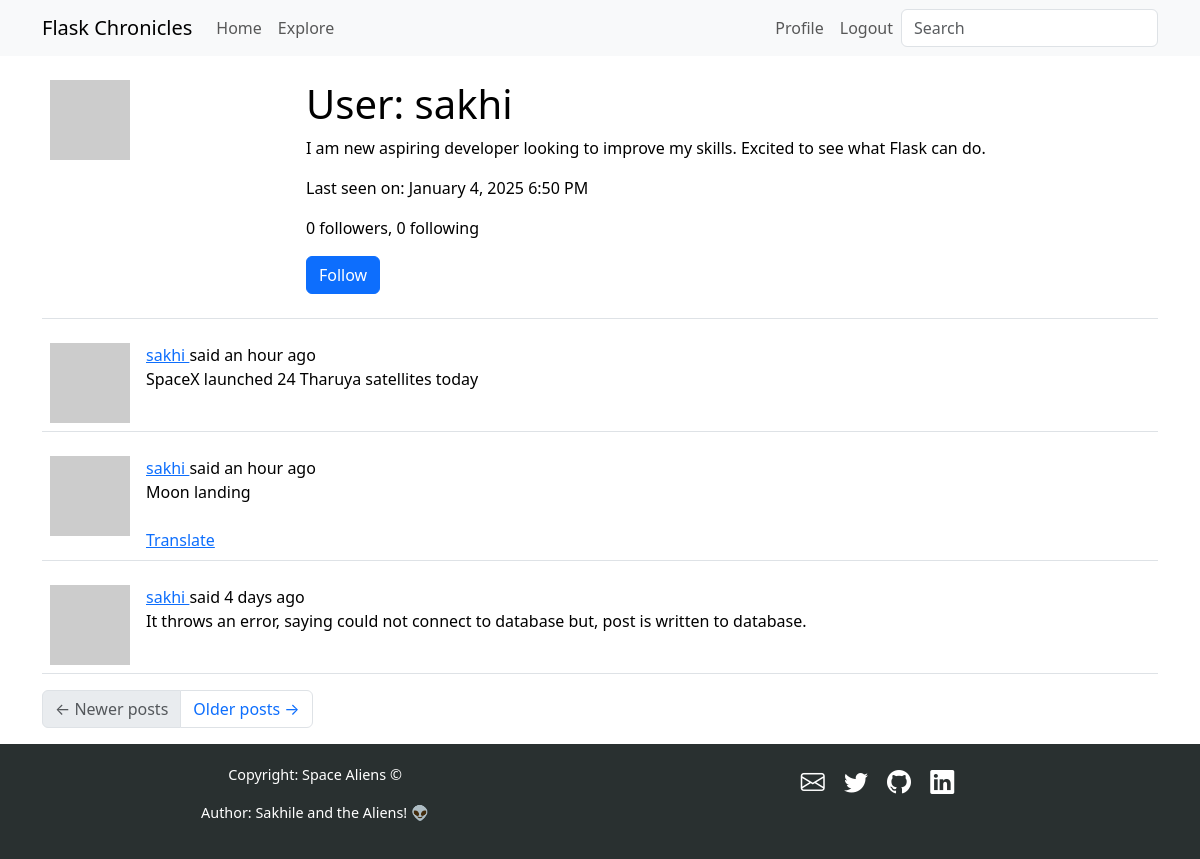
Screenshot of /user/sakhi (signed in) with the database file from the repository.
### app/models.py (models this page shows, shortened)
class User(UserMixin, db.Model):
    id: so.Mapped[int] = so.mapped_column(primary_key=True)
    username: so.Mapped[str] = so.mapped_column(sa.String(64), unique=True)
    email: so.Mapped[str] = so.mapped_column(sa.String(120), index=True, unique=True)
    password_hash: so.Mapped[Optional[str]] = so.mapped_column(sa.String(256))
    posts: so.WriteOnlyMapped["Post"] = so.relationship(back_populates="author")
    about_me: so.Mapped[Optional[str]] = so.mapped_column(sa.String(140))
    last_seen: so.Mapped[Optional[datetime]] = so.mapped_column(
        default=lambda: datetime.now(timezone.utc)
    )
    following: so.WriteOnlyMapped["User"] = so.relationship(
        secondary=followers,
        primaryjoin=(followers.c.follower_id == id),
        secondaryjoin=(followers.c.followed_id == id),
        back_populates="followers",
    )
    followers: so.WriteOnlyMapped["User"] = so.relationship(
        secondary=followers,
        primaryjoin=(followers.c.followed_id == id),
        secondaryjoin=(followers.c.follower_id == id),
        back_populates="following",
    )
    def avatar(self, size):
        digest = md5(self.email.lower().encode("utf-8")).hexdigest()
        return f"https://www.gravatar.com/avatar/{digest}?d=identicon&s={size}'"
    def is_following(self, user):
        query = self.following.select().where(User.id == user.id)
        return db.session.scalar(query) is not None
    def followers_count(self):
        query = sa.select(sa.func.count()).select_from(
            self.followers.select().subquery()
        )
        return db.session.scalar(query)
    def following_count(self):
        query = sa.select(sa.func.count()).select_from(
            self.following.select().subquery()
        )
        return db.session.scalar(query)

class SearchableMixin:
    @classmethod
    def before_commit(cls, session):
        session._changes = {
            "add": list(session.new),
            "update": list(session.dirty),
            "delete": list(session.deleted),
        }
    @classmethod
    def after_commit(cls, session):
        for obj in session._changes["add"]:
            if isinstance(obj, SearchableMixin):
                add_to_index(obj.__tablename__, obj)
        for obj in session._changes["update"]:
            if isinstance(obj, SearchableMixin):
                add_to_index(obj.__tablename__, obj)
        for obj in session._changes["delete"]:
            if isinstance(obj, SearchableMixin):
                remove_from_index(obj.__tablename__, obj)
        session._changes = None

class Post(SearchableMixin, db.Model):
    __searchable__ = ["body"]
    id: so.Mapped[int] = so.mapped_column(primary_key=True)
    body: so.Mapped[str] = so.mapped_column(sa.String(140))
    timestamp: so.Mapped[datetime] = so.mapped_column(
        index=True, default=lambda: datetime.now(timezone.utc)
    )
    user_id: so.Mapped[int] = so.mapped_column(sa.ForeignKey(User.id), index=True)
    author: so.Mapped[User] = so.relationship(back_populates="posts")
    language: so.Mapped[Optional[str]] = so.mapped_column(sa.String(5))

### app/main/routes.py (the view)
@bp.route("/user/<username>")
@login_required
def user(username):
    user = db.first_or_404(sa.select(User).where(User.username == username))
    page = request.args.get("page", 1, type=int)
    query = user.posts.select().order_by(Post.timestamp.desc())
    posts = db.paginate(
        query, page=page, per_page=current_app.config["POSTS_PER_PAGE"], error_out=False
    )
    next_url = (
        url_for("main.user", username=user.username, page=posts.next_num)
        if posts.has_next
        else None
    )
    prev_url = (
        url_for("main.user", username=user.username, page=posts.prev_num)
        if posts.has_prev
        else None
    )
    form = EmptyForm()
    return render_template(
        "user.html",
        user=user,
        posts=posts.items,
        next_url=next_url,
        prev_url=prev_url,
        form=form,
    )

### app/main/forms.py
class SearchForm(FlaskForm):
    q = StringField(_l("Search"), validators=[DataRequired()])
    def __init__(self, *args, **kwargs):
        if "formdata" not in kwargs:
            kwargs["formdata"] = request.args
        if "meta" not in kwargs:
            kwargs["meta"] = {"csrf": False}
        super(SearchForm, self).__init__(*args, **kwargs)

class EmptyForm(FlaskForm):
    submit = SubmitField("Submit")

### app/__init__.py (called while the page is built)
def get_locale():
    return request.accept_languages.best_match(current_app.config["LANGUAGES"])

### app/main/routes.py (called while the page is built)
@bp.before_request
def before_request():
    if current_user.is_authenticated:
        current_user.last_seen = datetime.now(timezone.utc)
        db.session.commit()
        g.search_form = SearchForm()
    g.locale = str(get_locale())

### app/models.py (called while the page is built)
@login.user_loader
def load_user(id):
    return db.session.get(User, int(id))

### app/templates/user.html (shortened to what this page needs)
{% extends "base.html" %}
{% block content %}
    <table class="table table-hover">
        <tr>
            <td width="256px"><img src="{{ user.avatar(256) }}"></td>
            <td>
                <h1>{{ _('User') }}: {{ user.username }}</h1>
                {% if user.about_me %}<p>{{ user.about_me }}</p>{% endif %}
                {% if user.last_seen %}
                <p>{{ _('Last seen on') }}: {{ moment(user.last_seen).format('LLL') }}</p>
                {% endif %}
                <p>{{ _('%(count)d followers', count=user.followers_count()) }}, {{ _('%(count)d following',
                    count=user.following_count()) }}</p>
                {% if user == current_user %}
                <p><a href="{{ url_for('main.edit_profile') }}">{{ _('Edit your profile') }}</a></p>
                {% elif not current_user.is_following(user) %}
                <p>
                <form action="{{ url_for('main.follow', username=user.username) }}" method="post">
                    {{ form.submit(value=_('Follow'), class_='btn btn-primary') }}
                </form>
                </p>
                {% endif %}
            </td>
        </tr>
    </table>
    {% for post in posts %}
    {% include '_post.html' %}
    {% endfor %}
    <nav aria-label="Post navigation">
        <ul class="pagination">
            <li class="page-item{% if not prev_url %} disabled{% endif %}">
                <a class="page-link" href="{{ prev_url }}">
                    <span aria-hidden="true">&larr;</span> {{ _('Newer posts') }}
                </a>
            </li>
            <li class="page-item{% if not next_url %} disabled{% endif %}">
                <a class="page-link" href="{{ next_url }}">
                    {{ _('Older posts') }} <span aria-hidden="true">&rarr;</span>
                </a>
            </li>
        </ul>
    </nav>
{% endblock %}

### app/templates/_post.html (shortened to what this page needs)
<table class="table table-hover">
    <tr>
        <td width="70px">
            <a href="{{ url_for('main.user', username=post.author.username) }}">
                <img src="{{ post.author.avatar(70) }}" />
            </a>
        </td>
        <td>
            {{ _('%(username)s said %(when)s',
            username=user_link, when=moment(post.timestamp).fromNow()) }}
            <br>
            <span id="post{{ post.id }}">{{ post.body }}</span>
            {% if post.language and post.language != g.locale %}
            <br><br>
            <span id="translation{{ post.id }}">
                <a href="javascript:translate(
                                'post{{ post.id }}',
                                'translation{{ post.id }}',
                                '{{ post.language }}',
                                '{{ g.locale }}');">{{ _('Translate') }}</a>
            </span>
            {% endif %}
        </td>
    </tr>
</table>

### rows the page displays
User: username "sakhi", about_me "I am new aspiring developer looking to improve my skills. Excited to see what Flask can do.", last_seen "January 4, 2025 6:50 PM"
Post: body "SpaceX launched 24 Tharuya satellites today"
Post: body "Moon landing"
Post: body "It throws an error, saying could not connect to database but, post is written to database."
